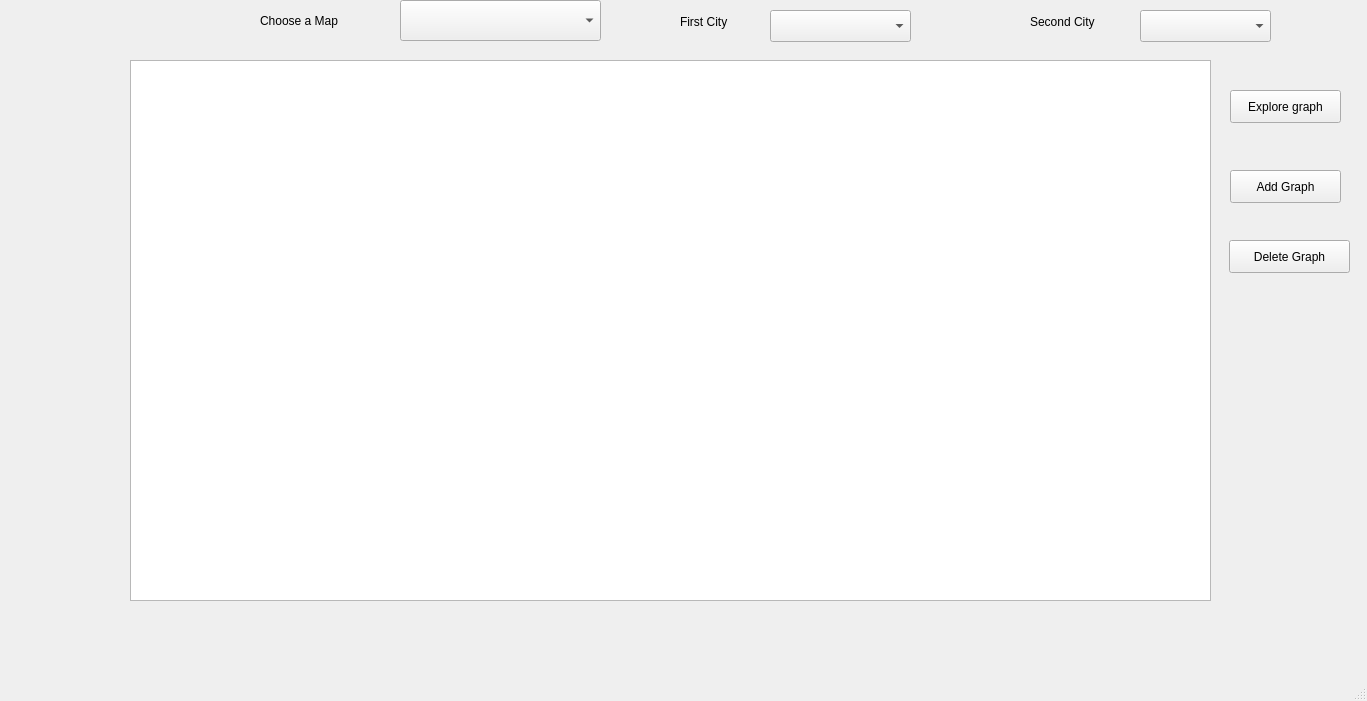
<?xml version="1.0" encoding="UTF-8"?>
<ui version="4.0">
 <class>MainWindow</class>
 <widget class="QMainWindow" name="MainWindow">
  <property name="geometry">
   <rect>
    <x>0</x>
    <y>0</y>
    <width>1367</width>
    <height>701</height>
   </rect>
  </property>
  <property name="windowTitle">
   <string>MainWindow</string>
  </property>
  <widget class="QWidget" name="centralwidget">
   <widget class="QLabel" name="firstCityLbl">
    <property name="geometry">
     <rect>
      <x>680</x>
      <y>10</y>
      <width>71</width>
      <height>24</height>
     </rect>
    </property>
    <property name="text">
     <string>First City</string>
    </property>
   </widget>
   <widget class="QLabel" name="secondcityLbl">
    <property name="geometry">
     <rect>
      <x>1030</x>
      <y>10</y>
      <width>111</width>
      <height>24</height>
     </rect>
    </property>
    <property name="text">
     <string>Second City</string>
    </property>
   </widget>
   <widget class="QComboBox" name="FirstCityCmb">
    <property name="geometry">
     <rect>
      <x>770</x>
      <y>10</y>
      <width>141</width>
      <height>32</height>
     </rect>
    </property>
   </widget>
   <widget class="QComboBox" name="secondCityCmb">
    <property name="geometry">
     <rect>
      <x>1140</x>
      <y>10</y>
      <width>131</width>
      <height>32</height>
     </rect>
    </property>
   </widget>
   <widget class="QComboBox" name="MapSelectionCmb">
    <property name="geometry">
     <rect>
      <x>400</x>
      <y>0</y>
      <width>201</width>
      <height>41</height>
     </rect>
    </property>
   </widget>
   <widget class="QLabel" name="firstCityLbl_2">
    <property name="geometry">
     <rect>
      <x>260</x>
      <y>10</y>
      <width>151</width>
      <height>21</height>
     </rect>
    </property>
    <property name="text">
     <string>Choose a Map</string>
    </property>
   </widget>
   <widget class="QPushButton" name="exploreButton">
    <property name="geometry">
     <rect>
      <x>1230</x>
      <y>90</y>
      <width>111</width>
      <height>33</height>
     </rect>
    </property>
    <property name="text">
     <string>Explore graph</string>
    </property>
    <property name="autoDefault">
     <bool>true</bool>
    </property>
   </widget>
   <widget class="QGraphicsView" name="graphicsView">
    <property name="geometry">
     <rect>
      <x>130</x>
      <y>60</y>
      <width>1081</width>
      <height>541</height>
     </rect>
    </property>
   </widget>
   <widget class="QPushButton" name="addGraphButton">
    <property name="geometry">
     <rect>
      <x>1230</x>
      <y>170</y>
      <width>111</width>
      <height>33</height>
     </rect>
    </property>
    <property name="text">
     <string>Add Graph</string>
    </property>
   </widget>
   <widget class="QPushButton" name="deleteGraphButton">
    <property name="geometry">
     <rect>
      <x>1229</x>
      <y>240</y>
      <width>121</width>
      <height>33</height>
     </rect>
    </property>
    <property name="text">
     <string>Delete Graph</string>
    </property>
   </widget>
  </widget>
  <widget class="QMenuBar" name="menubar">
   <property name="geometry">
    <rect>
     <x>0</x>
     <y>0</y>
     <width>1367</width>
     <height>29</height>
    </rect>
   </property>
  </widget>
  <widget class="QStatusBar" name="statusbar"/>
 </widget>
 <resources/>
 <connections/>
</ui>
